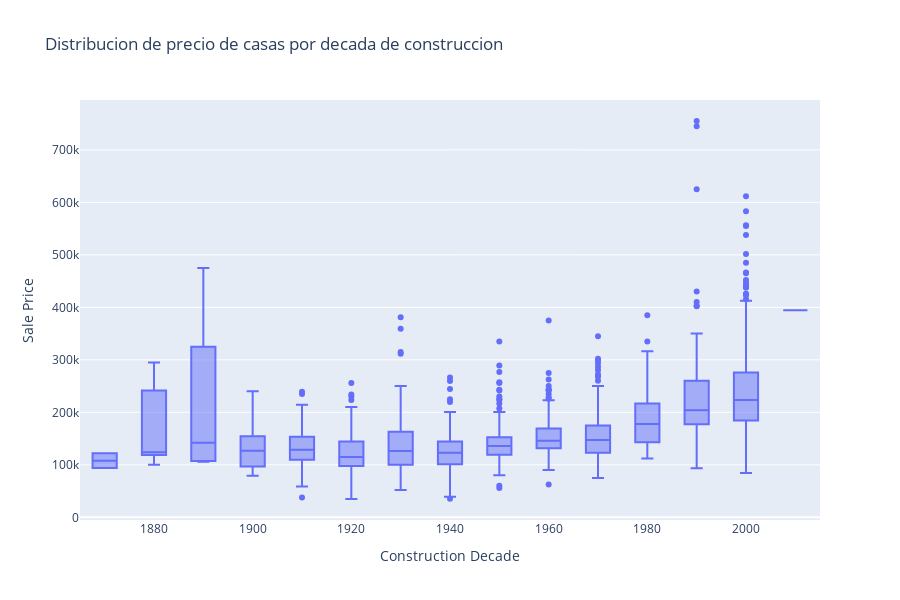
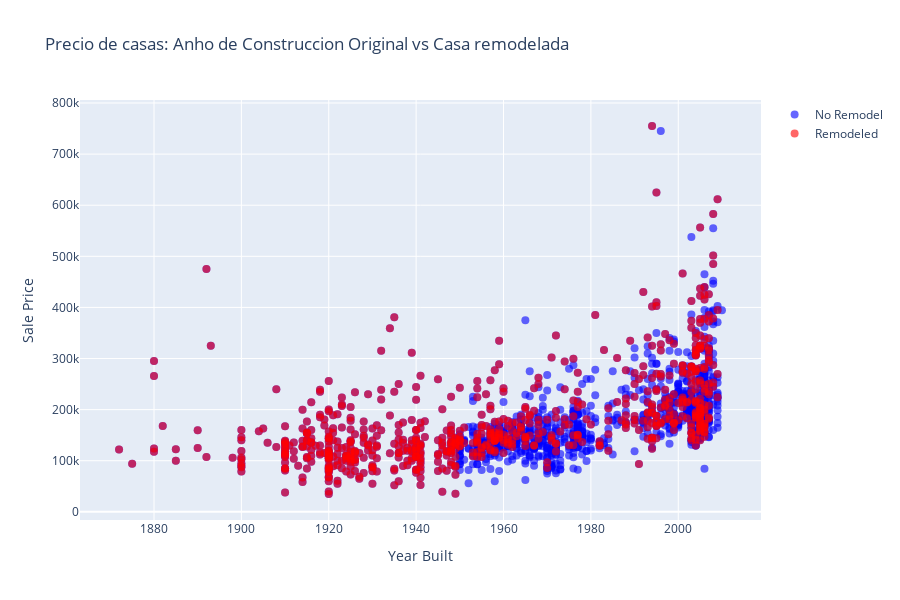
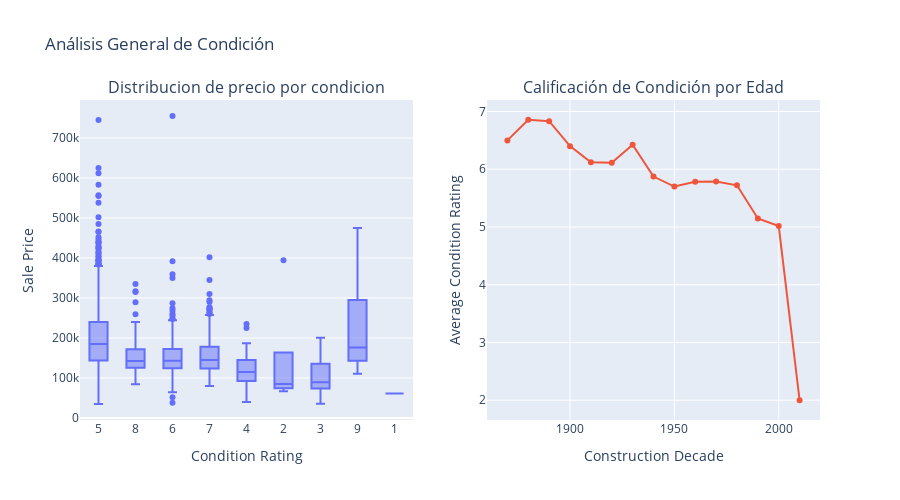

Notebook source saved alongside these figures, in order:
### Markdown cell above
**Edad y Condición:**

* YearBuilt (Año de construcción original)
* YearRemodAdd (Año de remodelación o adición)
* OverallCond (Condición general del edificio)

### Code cell
#graficos planeados por mi, optimizados por Claude AI
# Columnas relacianadas con la Edad y Condicion
year_cond_related = ['YearBuilt', 'YearRemodAdd','OverallCond']
# vemos los tipos de datos de year_cond_related
print(df_train[year_cond_related].dtypes)

print(df_train[year_cond_related].describe())


import plotly.graph_objects as go
from plotly.subplots import make_subplots


def analyze_time_condition(df):
    # 1. Distribution of houses by decade with price overlay
    df['Decade'] = (df['YearBuilt'] // 10) * 10
    
    fig1 = px.box(df, x='Decade', y='SalePrice',
                  title='Distribucion de precio de casas por decada de construccion')
    
    fig1.update_layout(
        xaxis_title="Construction Decade",
        yaxis_title="Sale Price",
        showlegend=True,
        height=600
    )
    fig1.show()
    
    # 2. Remodeling Impact Analysis
    fig2 = go.Figure()
    
    # Calculate years between construction and remodeling
    df['YearsToRemodel'] = df['YearRemodAdd'] - df['YearBuilt']
    
    # Create scatter plot
    fig2.add_trace(go.Scatter(
        x=df['YearBuilt'],
        y=df['SalePrice'],
        mode='markers',
        name='No Remodel',
        marker=dict(
            color='blue',
            size=8,
            opacity=0.6
        )
    ))
    
    # Highlight remodeled houses
    remodeled = df[df['YearBuilt'] != df['YearRemodAdd']]
    fig2.add_trace(go.Scatter(
        x=remodeled['YearBuilt'],
        y=remodeled['SalePrice'],
        mode='markers',
        name='Remodeled',
        marker=dict(
            color='red',
            size=8,
            opacity=0.6
        )
    ))
    
    fig2.update_layout(
        title='Precio de casas: Anho de Construccion Original vs Casa remodelada',
        xaxis_title='Year Built',
        yaxis_title='Sale Price',
        height=600
    )
    fig2.show()
    
    # 3. Condition Analysis
    fig3 = make_subplots(rows=1, cols=2, 
                        subplot_titles=('Distribucion de precio por condicion',
                                      'Calificación de Condición por Edad'))
    
    # Box plot of prices by condition
    fig3.add_trace(
        go.Box(x=df['OverallCond'].astype(str), 
               y=df['SalePrice'],
               name='Price Distribution'),
        row=1, col=1
    )
    
    # Average condition by construction decade
    condition_by_decade = df.groupby('Decade')['OverallCond'].mean().reset_index()
    
    fig3.add_trace(
        go.Scatter(x=condition_by_decade['Decade'],
                  y=condition_by_decade['OverallCond'],
                  mode='lines+markers',
                  name='Avg Condition'),
        row=1, col=2
    )
    
    fig3.update_layout(
        height=500,
        title_text='Análisis General de Condición',

        showlegend=False
    )
    
    fig3.update_xaxes(title_text="Condition Rating", row=1, col=1)
    fig3.update_xaxes(title_text="Construction Decade", row=1, col=2)
    fig3.update_yaxes(title_text="Sale Price", row=1, col=1)
    fig3.update_yaxes(title_text="Average Condition Rating", row=1, col=2)
    
    fig3.show()

# Additional analysis function for remodeling impact
def analyze_remodeling_impact(df):
    # Calculate price per square foot
    df['PricePerSqFt'] = df['SalePrice'] / df['GrLivArea']
    
    # Create remodeling categories
    df['RemodelCategory'] = 'No Remodel'
    df.loc[df['YearBuilt'] != df['YearRemodAdd'], 'RemodelCategory'] = 'Remodeled'
    
    plt.figure(figsize=(12, 6))
    sns.boxplot(x='Decade', y='PricePerSqFt', hue='RemodelCategory', data=df)
    plt.title('Precio por Square Foot: Remodelado vs No-Remodelado casas por Decada')
    plt.xticks(rotation=45)
    plt.tight_layout()
    plt.show()

# Usage:
analyze_time_condition(df_train)
analyze_remodeling_impact(df_train)

### Figure 1 — Plotly figure (JSON) as saved in the notebook; plotly's stock layout.template omitted (floating-point values rounded to 4 significant figures; data arrays with more than 128 entries replaced by an {"elided": "..."} marker saying what was removed)
{"data": [{"alignmentgroup": "True", "hovertemplate": "Decade=%{x}<br>SalePrice=%{y}<extra></extra>", "legendgroup": "", "marker": {"color": "#636efa"}, "name": "", "notched": false, "offsetgroup": "", "orientation": "v", "showlegend": false, "type": "box", "x": {"elided": "1460 int values"}, "x0": " ", "xaxis": "x", "y": {"elided": "1460 int values"}, "y0": " ", "yaxis": "y"}], "layout": {"boxmode": "group", "height": 600, "legend": {"tracegroupgap": 0}, "showlegend": true, "title": {"text": "Distribucion de precio de casas por decada de construccion"}, "xaxis": {"anchor": "y", "domain": [0, 1], "title": {"text": "Construction Decade"}}, "yaxis": {"anchor": "x", "domain": [0, 1], "title": {"text": "Sale Price"}}}}

### Figure 2 — Plotly figure (JSON) as saved in the notebook; plotly's stock layout.template omitted (floating-point values rounded to 4 significant figures; data arrays with more than 128 entries replaced by an {"elided": "..."} marker saying what was removed)
{"data": [{"marker": {"color": "blue", "opacity": 0.6, "size": 8}, "mode": "markers", "name": "No Remodel", "type": "scatter", "x": {"elided": "1460 int values"}, "y": {"elided": "1460 int values"}}, {"marker": {"color": "red", "opacity": 0.6, "size": 8}, "mode": "markers", "name": "Remodeled", "type": "scatter", "x": {"elided": "696 int values"}, "y": {"elided": "696 int values"}}], "layout": {"height": 600, "title": {"text": "Precio de casas: Anho de Construccion Original vs Casa remodelada"}, "xaxis": {"title": {"text": "Year Built"}}, "yaxis": {"title": {"text": "Sale Price"}}}}

### Figure 3 — Plotly figure (JSON) as saved in the notebook; plotly's stock layout.template omitted (floating-point values rounded to 4 significant figures; data arrays with more than 128 entries replaced by an {"elided": "..."} marker saying what was removed)
{"data": [{"name": "Price Distribution", "type": "box", "x": {"elided": "1460 str values"}, "xaxis": "x", "y": {"elided": "1460 int values"}, "yaxis": "y"}, {"mode": "lines+markers", "name": "Avg Condition", "type": "scatter", "x": [1870, 1880, 1890, 1900, 1910, 1920, 1930, 1940, 1950, 1960, 1970, 1980, 1990, 2000, 2010], "xaxis": "x2", "y": [6.5, 6.857, 6.833, 6.4, 6.121, 6.113, 6.426, 5.873, 5.701, 5.783, 5.787, 5.721, 5.147, 5.016, 2], "yaxis": "y2"}], "layout": {"annotations": [{"font": {"size": 16}, "showarrow": false, "text": "Distribucion de precio por condicion", "x": 0.225, "xanchor": "center", "xref": "paper", "y": 1, "yanchor": "bottom", "yref": "paper"}, {"font": {"size": 16}, "showarrow": false, "text": "Calificación de Condición por Edad", "x": 0.775, "xanchor": "center", "xref": "paper", "y": 1, "yanchor": "bottom", "yref": "paper"}], "height": 500, "showlegend": false, "title": {"text": "Análisis General de Condición"}, "xaxis": {"anchor": "y", "domain": [0, 0.45], "title": {"text": "Condition Rating"}}, "xaxis2": {"anchor": "y2", "domain": [0.55, 1], "title": {"text": "Construction Decade"}}, "yaxis": {"anchor": "x", "domain": [0, 1], "title": {"text": "Sale Price"}}, "yaxis2": {"anchor": "x2", "domain": [0, 1], "title": {"text": "Average Condition Rating"}}}}
